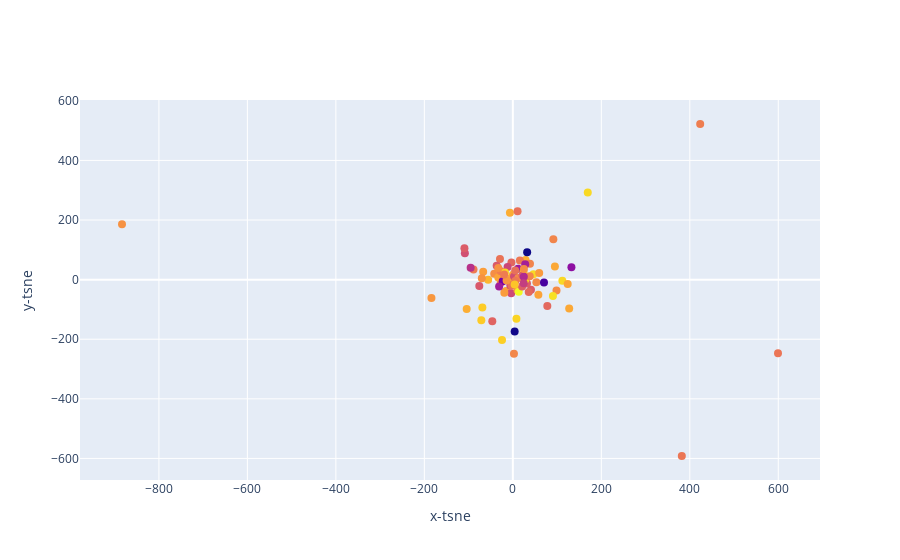

Here is the notebook cell this chart was saved with:
### Code cell
top_songs(df_new)

### Figure 1 — Plotly figure (JSON) as saved in the notebook; plotly's stock layout.template omitted (floating-point values rounded to 4 significant figures)
{"data": [{"marker": {"color": [-3.183, -4.328, -4.757, -4.284, -6.842, -5.043, -4.961, -8.374, -6.366, -5.024, -4.432, -8.795, -4.215, -3.862, -4.868, -4.068, -4.305, -4.915, -4.749, -4.035, -6.327, -6.864, -3.374, -5.599, -4.581, -5.94, -3.094, -3.299, -6.258, -11.38, -5.595, -4.068, -3.105, -4.209, -4.502, -6.745, -11.46, -2.921, -5.313, -4.323, -2.396, -9.433, -5.309, -5.002, -5.886, -3.297, -4.661, -6.923, -10.4, -4.282, -5.535, -6.054, -5.363, -5.445, -6.166, -6.678, -3.181, -5.698, -4.63, -3.37, -6.351, -6.288, -3.093, -8.279, -3.515, -6.378, -5.126, -4.2, -3.073, -4.518, -5.883, -5.429, -7.621, -5.092, -6.406, -5.098, -7.844, -4.093, -5.516, -5.35, -8.228, -4.761, -5.651, -7.226, -4.902], "size": 8}, "mode": "markers", "text": ["Ed Sheeran - Shape of You", "Luis Fonsi - Despacito - Remix", "Luis Fonsi - Despacito (Featuring Daddy Yankee)", "DJ Khaled - I'm the One", "Kendrick Lamar - HUMBLE.", "French Montana - Unforgettable", "Bruno Mars - That's What I Like", "ZAYN - I Don’t Wanna Live Forever (Fifty Shades Darker) - From \"Fifty Shades Darker (Original Motion Picture Soundtrack)\"", "Lil Uzi Vert - XO TOUR Llif3", "Zedd - Stay (with Alessia Cara)", "Charlie Puth - Attention", "Future - Mask Off", "Post Malone - Congratulations", "Jason Derulo - Swalla (feat. Nicki Minaj & Ty Dolla $ign)", "Ed Sheeran - Castle on the Hill", "Clean Bandit - Rockabye (feat. Sean Paul & Anne-Marie)", "Imagine Dragons - Believer", "J Balvin - Mi Gente", "Imagine Dragons - Thunder", "Shawn Mendes - There's Nothing Holdin' Me Back", "Danny Ocean - Me Rehúso", "Julia Michaels - Issues", "Ed Sheeran - Galway Girl", "The Chainsmokers - Closer", "Clean Bandit - Symphony (feat. Zara Larsson)", "The Weeknd - I Feel It Coming", "DJ Khaled - Wild Thoughts", "Calvin Harris - Slide", "Dua Lipa - New Rules", "Drake - Passionfruit", "Liam Payne - Strip That Down", "Starley - Call On Me - Ryan Riback Extended Remix", "Calvin Harris - Feels", "Jonas Blue - Mama", "Maluma - Felices los 4", "KYLE - iSpy (feat. Lil Yachty)", "Khalid - Location", "Shakira - Chantaje", "Migos - Bad and Boujee (feat. Lil Uzi Vert)", "Camila Cabello - Havana", "Martin Jensen - Solo Dance", "Drake - Fake Love", "DJ Snake - Let Me Love You", "Axwell /\\ Ingrosso - More Than You Know", "Drake - One Dance", "Enrique Iglesias - SUBEME LA RADIO", "Maggie Lindemann - Pretty Girl - Cheat Codes X CADE Remix", "Demi Lovato - Sorry Not Sorry", "Childish Gambino - Redbone", "Bruno Mars - 24K Magic", "Nicky Jam - El Amante", "Jax Jones - You Don't Know Me - Radio Edit", "Katy Perry - Chained To The Rhythm", "Cheat Codes - No Promises (feat. Demi Lovato)", "Maroon 5 - Don't Wanna Know (feat. Kendrick Lamar)", "Niall Horan - Slow Hands", "Wisin - Escápate Conmigo", "Big Sean - Bounce Back", "Harry Styles - Sign of the Times", "Travis Scott - goosebumps", "Khalid - Young Dumb & Broke", "Maroon 5 - Cold (feat. Future)", "Marshmello - Silence", "Sam Smith - Too Good At Goodbyes", "Steve Aoki - Just Hold On", "Taylor Swift - Look What You Made Me Do", "Macklemore - Glorious (feat. Skylar Grey)", "Hailee Steinfeld - Starving", "CNCO - Reggaetón Lento (Bailemos)", "AJR - Weak", "Ariana Grande - Side To Side", "Zion & Lennox - Otra Vez (feat. J Balvin)", "Lauv - I Like Me Better", "Major Lazer - Cold Water (feat. Justin Bieber & MØ)", "Miley Cyrus - Malibu", "The Vamps - All Night", "Alok - Hear Me Now", "Rita Ora - Your Song", "Chris Jeday - Ahora Dice", "Justin Bieber - Friends (with BloodPop®)", "21 Savage - Bank Account", "Machine Gun Kelly - Bad Things (with Camila Cabello)", "The Chainsmokers - Don't Let Me Down", "Sam Hunt - Body Like A Back Road", "Halsey - Now Or Never"], "type": "scatter", "x": [8.137, 0.3787, -883.4, -15.48, -3.675, 2.534, 53.25, 11.88, -25.83, -27.18, -67.03, 132.5, -4.081, -55.76, -42.07, -104.3, -32.92, 98.7, -70.08, 2.731, 40.96, -5.644, -71.22, -29.05, 10.38, -3.22, 46.55, -24.44, 31.95, 4.115, -2.866, 28.75, 112.0, 95.08, -19.21, 2.569, 32.36, 90.62, 423.5, 57.74, 13.36, -22.97, -27.14, 12.42, 77.95, 24.1, -14.04, -11.85, 70.41, 124.0, 599.4, -46.43, -88.84, 5.586, 21.02, -108.4, 28.23, 5.378, -184.0, -68.87, 21.84, -109.4, -17.71, -31.03, 4.016, -36.53, 38.72, 127.4, 169.4, 59.55, 35.93, 15.95, -95.35, 38.18, -75.79, 91.57, 24.81, -6.593, 381.9, -19.61, 27.97, -33.0, 10.68, 24.56, 25.06], "y": [-131.2, 16.58, 186.0, -38.19, -45.77, -248.8, -8.831, 36.52, -7.746, -9.178, 26.76, 41.45, 5.494, -0.166, 20.06, -98.35, 7.346, -36.62, 4.253, -2.435, -33.7, -19.63, -136.5, 69.27, -34.79, 57.09, 18.19, -202.9, -12.96, -173.7, -20.32, 66.08, -3.351, 43.7, -43.95, 10.58, 91.83, -54.85, 522.2, -50.32, -40.32, -5.351, 28.46, 5.628, -88.64, 25.84, -3.074, 42.78, -9.629, -14.8, -247.4, -139.8, 33.79, -4.499, -23.47, 88.32, 0.6345, 30.32, -61.73, -93.57, 13.74, 105.1, 24.23, -23.44, -16.54, 46.58, 52.96, -97.29, 292.3, 22.18, -41.84, 64.25, 40.01, 11.12, -21.15, 135.3, 9.985, 224.8, -591.8, 17.14, 51.29, 39.32, 229.4, -11.82, 35.26]}], "layout": {"xaxis": {"title": {"text": "x-tsne"}}, "yaxis": {"title": {"text": "y-tsne"}}}}
